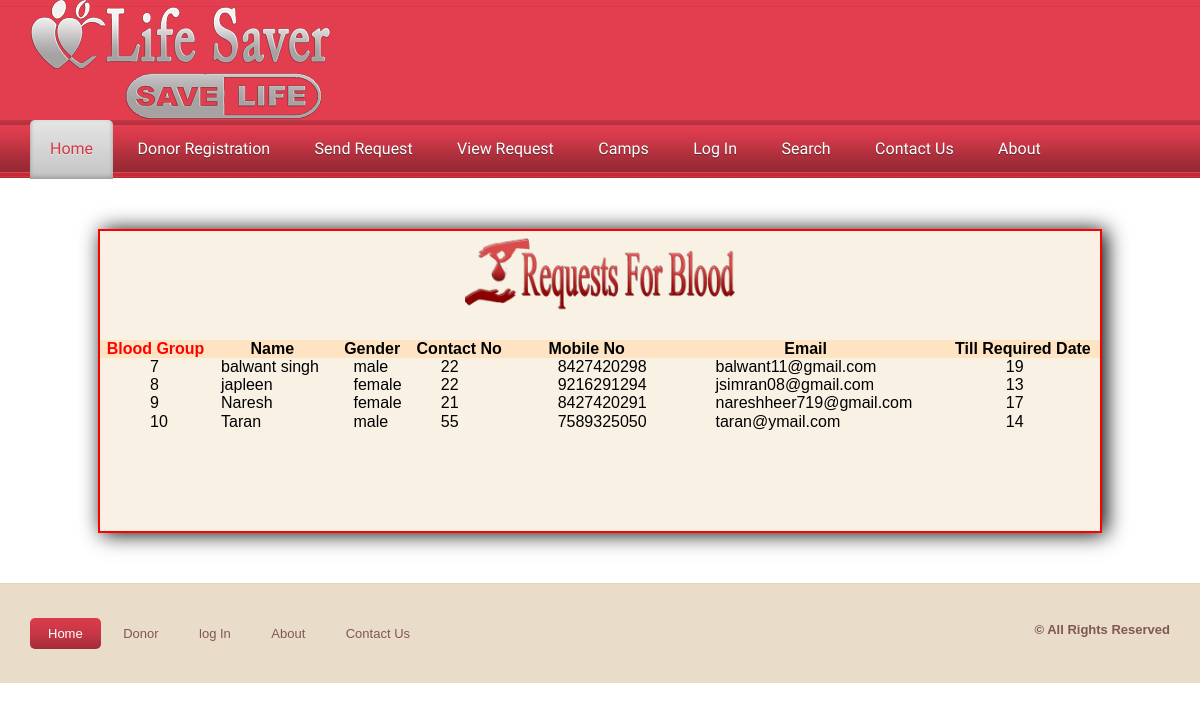
/viewrequest.php, run on an earlier commit of the app's database.
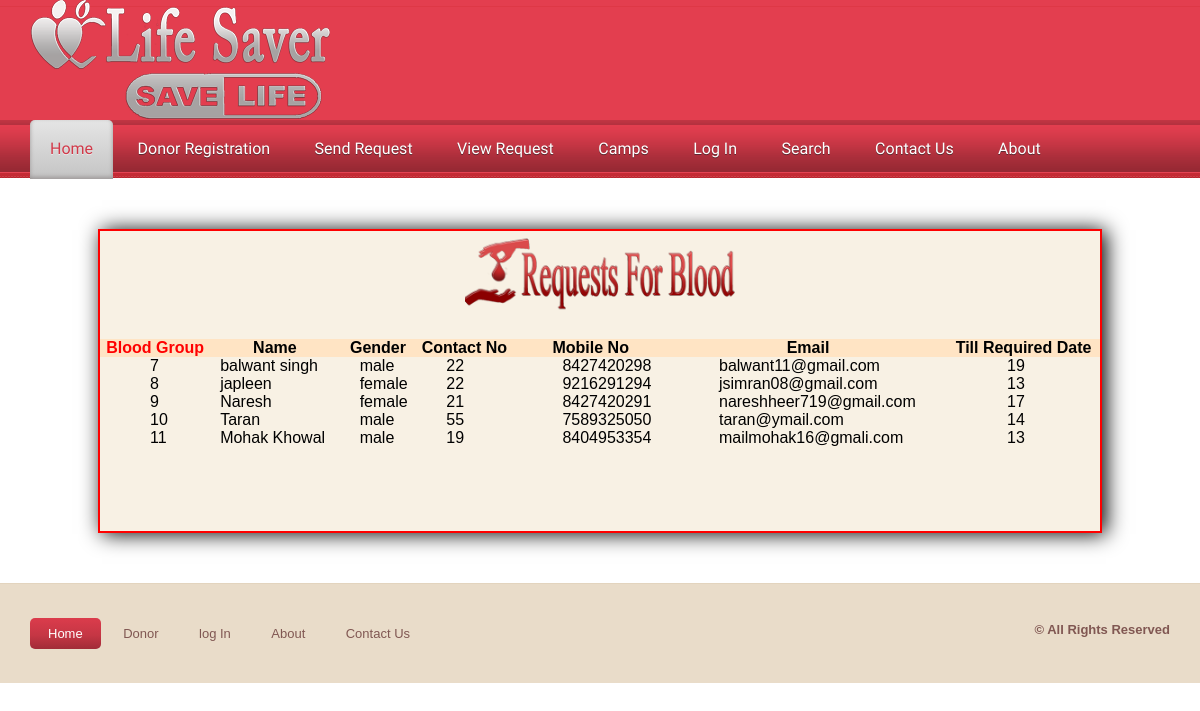
And on a later commit of the database.
### tables this page shows
CREATE TABLE `requestes` (
  `req_id` int(100) NOT NULL,
  `name` varchar(100) NOT NULL,
  `gender` varchar(100) NOT NULL,
  `age` varchar(100) NOT NULL,
  `mobile` varchar(100) NOT NULL,
  `email` varchar(100) NOT NULL,
  `bgroup` int(100) NOT NULL,
  `reqdate` datetime NOT NULL,
  `detail` varchar(500) NOT NULL
);

### viewrequest.php (the view, shortened to what this page needs)
<!DOCTYPE html PUBLIC "-//W3C//DTD XHTML 1.0 Transitional//EN" "http://www.w3.org/TR/xhtml1/DTD/xhtml1-transitional.dtd">
<html xmlns="http://www.w3.org/1999/xhtml">
<head>
<link href="css/lightbox.css" rel="stylesheet" />
    <link href="StyleSheet.css" rel="stylesheet" type="text/css" />
<link href="css/style.css" rel="stylesheet" type="text/css" media="all" />
<link href="css/flexslider.css" rel="stylesheet" type="text/css" media="all" />
</head>
<body>
<?php include('admin/function.php'); ?>
 <div class="h_bg">
<div class="wrap">
<div class="header">
		<div class="logo">
			<h1><a href="index.php"><img src="Images/logo.png" alt=""></a></h1>
		</div>
	</div>
</div>
</div>
<div class="nav_bg">
<div class="wrap">
		<?php require('header.php');?>
	</div>
<div style="height:300px; width:1000px; margin:auto; margin-top:50px; margin-bottom:50px; background-color:#f8f1e4; border:2px solid red; box-shadow:4px 1px 20px black;">
     <form method="post" enctype="multipart/form-data">
 <table cellpadding="20" cellspacing="20" width="1000px" height="200px"  style="margin:auto" >
   <tr><td colspan="7" align="center"><img src="Images/brequest.png" height="90px" /></td></tr>
   <tr><td>&nbsp;</td><td>&nbsp;</td></tr>
 <tr style="background-color:bisque" align="center" class="bold">
             <td class="bold" style="color:red"  >Blood Group</td><td align="center">Name</td><td align="center">Gender</td><td align="center">Contact No</td><td align="center">Mobile No</td><td align="center">Email</td>
            <td align="center">Till Required Date</td>
        </tr>
<?php
$cn=mysqli_connect("localhost","root","","bloodbank");
$s="select * from requestes";
	$result=mysqli_query($cn,$s);
	while($data=mysqli_fetch_array($result))
	{
				echo"<tr><td  style=' padding-left:50px'>$data[0]</td><td  style=' padding-left:10px'>$data[1]</td><td  style=' padding-left:20px'>$data[2]</td><td  style=' padding-left:30px'>$data[3]</td><td  style=' padding-left:50px'>$data[4]</td><td  style=' padding-left:50px'>$data[5]</td><td  style=' padding-left:60px'>$data[6]</td></tr>";
			}
			?>
</table>
</form>
        </div>
<div class="ftr-bg">
<div class="wrap">
<div class="footer">
	<div class="f_nav">
		<ul>
			<li class="active"><a href="index.php">Home</a></li>
			<li><a href="donar.php">Donor</a></li>
            <li><a href="login.php">log In</a></li>
            <li><a href="aboutus.php">About</a></li>
            <li><a href="contact.php">Contact Us</a></li>
            </ul>
	</div>
		<div class="copy">
			<p class="title">© All Rights Reserved </p>
		</div>
</div>
</div>
</div>
</body>
</html>

What changed in the data, as far as the page shows it:
added requestes: req_id "11", name "Mohak Khowal", gender "male", age "19", mobile "8404953354", email "mailmohak16@gmali.com", bgroup "13"
